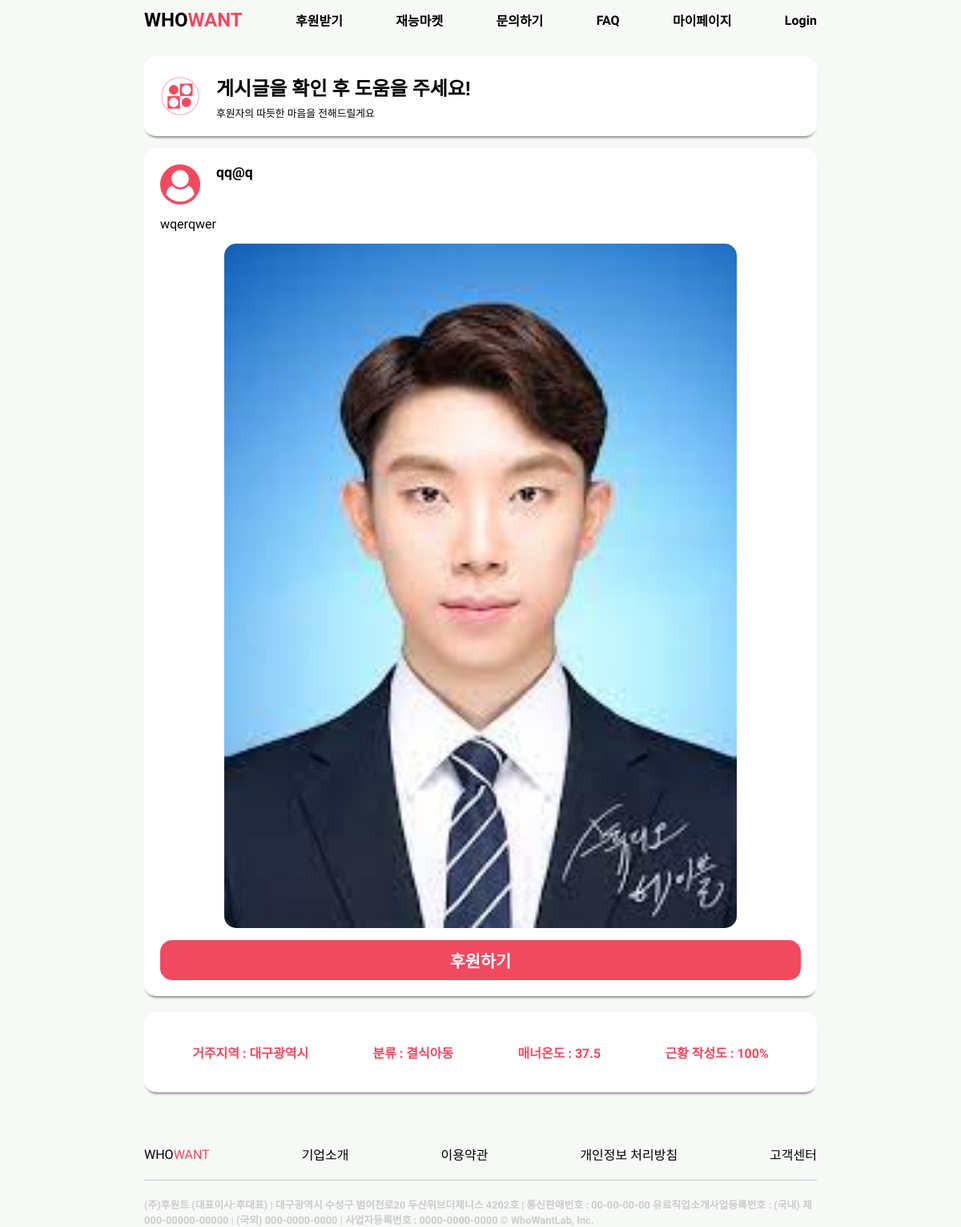
/listview/feed_Deatil/23, run on the app's committed database.
### list/models.py (models this page shows, shortened)
class Post(models.Model):
    title = models.CharField(max_length=100)
    writer = models.ForeignKey(CustomUser, on_delete=models.CASCADE, related_name='users')
    post_time = models.DateTimeField(auto_now_add=True)
    body = models.CharField(max_length=500)
    thumbnail = models.ImageField(verbose_name='썸네일', upload_to='thumbnail/')
    @property
    def created_string(self):
        time = datetime.now(tz=timezone.utc) - self.post_time
        if time < timedelta(minutes=1):
            return '방금 전'
        elif time < timedelta(hours=1):
            return str(int(time.seconds / 60)) + '분 전'
        elif time < timedelta(days= 1):
            return str(int(time.seconds / 3600)) + '시간 전'
        elif time < timedelta(days= 7):
            time = datetime.now(tz=timezone.utc).date() - self.post_time.date()
            return str(time.days) + '일 전'
        else:
            return False

### user_info/models.py (models this page shows)
class CustomUser(AbstractUser):
    username = None
    email = models.EmailField(_('email address'), unique=True)
    USERNAME_FIELD = 'email'
    REQUIRED_FIELDS = []
    objects = CustomUserManager()
    def __str__(self):
        return self.email

### list/views.py (the view)
# urls.py: path('feed_Deatil/<str:id>', views.feed_Detail, name='feed_Detail'),
def feed_Detail(request, id):
    post = Post.objects.get(id=id)
    return render(request, 'html/feedDetail.html', {'post':post})

### list/templates/html/feedDetail.html (shortened to what this page needs)
<!doctype html>
{% load static %}
<html lang="kor">
<head>
    <link rel="stylesheet" type="text/css" href="{% static 'feedDetail.css' %}">
    <link rel="stylesheet" href="https://maxcdn.bootstrapcdn.com/font-awesome/4.7.0/css/font-awesome.min.css">
</head>
<body>
<div class="header">
    <ul>
        <li><a href="{% url 'user_info:home' %}" class="logo">WHO<span>WANT</span></a></li>
        <li><a href="{% url 'list:helpWrite' %}" class="navItem">후원받기</a></li>
        <li><a href="{% url 'market:market_view' %}" class="navItem">재능마켓</a></li>
        <li><a href="{% url 'inquiry:CS' %}" class="navItem">문의하기</a></li>
        <li><a href="{% url 'inquiry:FAQ' %}" class="navItem">FAQ</a></li>
        <li><a href="{% url 'user_info:mypage' %}" class="navItem">마이페이지</a></li>
        {% if not user.is_authenticated %}
            <li><a href="{% url 'user_info:login_view' %} " class="navItem">Login</a></li>
        {% else %}
            <li><a href="{% url 'user_info:logout_view' %}" class="navItem">Logout</a></li>
        {% endif %}
    </ul>
</div>
<div class="contentBox">
    <div class="makeDonate">
        <img src="{% static 'img/logo.png' %}">
        <div class="verticalTextBox">
            <h2>게시글을 확인 후 도움을 주세요!</h2>
            <h3>후원자의 따듯한 마음을 전해드릴게요</h3>
        </div>
    </div>
    <div class="content">
        <div class="title">
            <i class="fa fa-user-circle" aria-hidden="true"></i>
            <div class="titleTextBox">
                <h2 class="userName">{{ post.writer }}</h2>
            </div>
        </div>
        <h2 class="contents">{{ post.body }}</h2>
        {% if post.thumbnail %}
            <div class="imgBox">
                <img class="contentImg" src="{{ post.thumbnail.url }}">
            </div>
            <div class="btnBox">
                <button type="button" class="donate">후원하기</button>
            </div>
        {% endif %}
    </div>
    <div class="info">
        <h2>거주지역 : 대구광역시</h2>
        <h2>분류 : 결식아동</h2>
        <h2>매너온도 : 37.5</h2>
        <h2>근황 작성도 : 100%</h2>
    </div>
</div>
<div class="footer">
    <ul>
        <li><a href="#" class="logo">WHO<span>WANT</span></a></li>
        <li><a href="#" class="navItem">기업소개</a></li>
        <li><a href="#" class="navItem">이용약관</a></li>
        <li><a href="#" class="navItem">개인정보 처리방침</a></li>
        <li><a href="#" class="navItem">고객센터</a></li>
    </ul>
    <span class="line"></span>
    <h2>(주)후원트 (대표이사:후대표) | 대구광역시 수성구 범어천로20 두산위브더제니스 4202호 | 통신판매번호 : 00-00-00-00
        유료직업소개사업등록번호 : (국내) 제000-00000-00000 | (국외) 000-0000-0000 | 사업자등록번호 : 0000-0000-0000
        © WhoWantLab, Inc.</h2>
</div>
</body>
</html>

### static/feedDetail.css (style rules this page uses)
* { padding: 0; margin: 0; box-sizing: border-box; font-family: 'Nanum Gothic', sans-serif; }
body { display: flex; flex-direction: column; align-items: center; min-height: 100vh; width: 100vw; overflow-x: hidden; background: #f6f9f6; }
.header { width: 70vw; height: 50px; margin-bottom: 20px; }
.header ul { width: 100%; height: 100%; list-style: none; display: flex; justify-content: space-between; align-items: center; }
.header ul li a { text-decoration: none; color: black; }
.header .logo { font-size: 1.5em; font-weight: 800; }
.header ul li a span { color: #f14a60; }
.header .navItem { font-size: 1em; font-weight: 700; }
.contentBox { width: 70vw; min-height: 100vh; margin-bottom: 50px; }
.contentBox .makeDonate { width: 100%; height: 100px; display: flex; flex-direction: row; padding: 20px; background: white; border-radius: 15px; align-items: center; box-shadow: 0 4px 4px -4px black; margin-bottom: 15px; }
.contentBox .makeDonate img { width: 50px; height: 50px; margin: 0 20px 0 0; }
.contentBox .makeDonate .verticalTextBox { display: flex; flex-direction: column; }
.contentBox .makeDonate .verticalTextBox h2 { font-size: 1.5em; font-weight: 800; margin-bottom: 5px; }
.contentBox .makeDonate .verticalTextBox h3 { font-size: 0.8em; font-weight: 400; }
.contentBox .content { width: 100%; display: flex; flex-direction: column; padding: 20px; background: white; border-radius: 15px; box-shadow: 0 4px 4px -4px black; margin-bottom: 20px; }
.contentBox .content .title { display: flex; flex-direction: row; margin-bottom: 15px; }
.contentBox .content .title i { font-size: 50px; color: #f14a60; margin: 0 20px 0 0; }
.contentBox .content .titleTextBox { display: flex; flex-direction: column; }
.contentBox .content .titleTextBox .userName { font-size: 1.1em; font-weight: 700; margin-bottom: 5px; }
.contentBox .content .contents { font-size: 1em; font-weight: 400; margin-bottom: 15px; }
.contentBox .content .imgBox { width: 100%; display: flex; justify-content: center; margin-bottom: 15px; }
.contentBox .content img { width: 80%; border-radius: 15px; }
.contentBox .content .btnBox { width: 100%; display: flex; justify-content: flex-end; }
.contentBox .content .btnBox { width: 100%; height: 50px; }
.contentBox .content .btnBox button { width: 100%; height: 50px; background: #f14a60; border-radius: 15px; border: none; color: white; font-size: 1.3em; font-weight: 800; }
.contentBox .info { width: 100%; height: 100px; display: flex; flex-direction: row; padding: 20px; background: white; border-radius: 15px; box-shadow: 0 4px 4px -4px black; margin-bottom: 15px; justify-content: space-around; align-items: center; }
.contentBox .info h2 { font-size: 1em; font-weight: 800; color: #f14a60; }
.footer { width: 70vw; height: 100px; }
.footer .line { display: block; width: 100%; border-top: 1px solid #ccc; margin: 20px 0 20px 0; }
.footer ul { width: 100%; list-style: none; display: flex; justify-content: space-between; align-items: center; }
.footer ul li a { text-decoration: none; color: black; }
.footer .logo { font-size: 1em; font-weight: 400; }
.footer ul li a span { color: #f14a60; }
.footer .navItem { font-size: 1em; font-weight: 400; }
.footer h2 { color: #cccccc; font-size: 0.8em; font-width: 400; }

### data on the page
Post: writer "qq@q", body "wqerqwer", thumbnail (picture)
